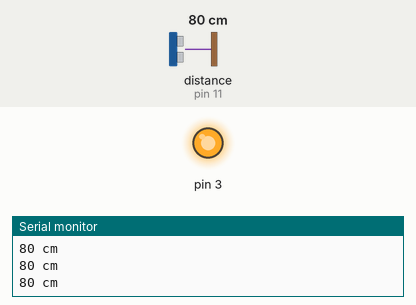
This sketch was run on a simulated Arduino Uno, built with avr-gcc and run on an emulated ATmega328P. Parts: output pins drawn as LEDs (lit = HIGH), the last lines printed to the serial monitor. Wiring (inferred from the names in the program): ultrasonic range finder: trigger pin 12; echo pin 11. The inputs (shaded band) are chosen by the test bench; at power-on: distance to the obstacle (sensor on pin 11) 80 cm. The echo pulse lasts 58.3 µs per cm; pins used as bus, display or sensor lines are not drawn.

Above: at 1.2 s.
1.3 s: distance to the obstacle (sensor on pin 11) set to 6 cm
2.8 s: distance to the obstacle (sensor on pin 11) set to 3 cm
At 4.1 s:
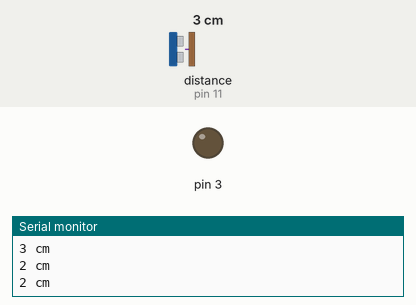
4.5 s: distance to the obstacle (sensor on pin 11) set to 9 cm
At 5.5 s:
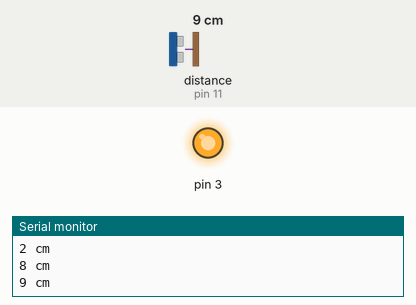
6.0 s: distance to the obstacle (sensor on pin 11) set to 2 cm
At 6.8 s:
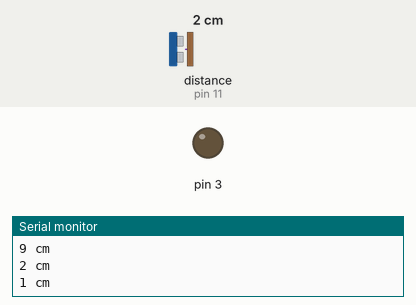
Timing chart, 0 to 8.5 s (numbered marks = the images above; inputs shaded):
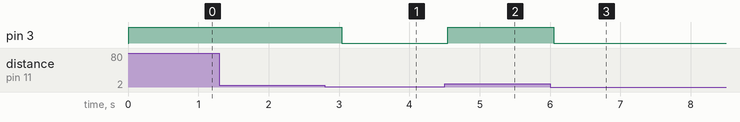

Measured:
- the behaviour switches between 5 and 4 cm on distance to the obstacle (sensor on pin 11) (found by bisection; images 0 and 1)
- after the input at 2.8 s, pin 3: HIGH → LOW after 0.24 s
- after the input at 4.5 s, pin 3: LOW → HIGH at once
- after the input at 6.0 s, pin 3: HIGH → LOW after 0.05 s

The sketch:

czyjnik_odleglosci.ino
```cpp
#define trig 12
#define echo 11
void setup() {
  Serial.begin(9600);
  pinMode(trig,OUTPUT);
  pinMode(echo,INPUT);
  pinMode(3,OUTPUT);
}

void loop() {

  Serial.print(zmierz());
  Serial.println(" cm");
  zakres(3,150);
  delay(500);

}
int zmierz(){
  long czas,dystans;
  digitalWrite(trig,LOW);
  delayMicroseconds(2);
  digitalWrite(trig,HIGH);
  delayMicroseconds(10);
  digitalWrite(trig,LOW);
  czas = pulseIn(echo,HIGH);
  dystans = czas / 58;
  return dystans;
}
void zakres(int a,int b){
  int x = zmierz();
  if( x > a && x < b){
      digitalWrite(3,HIGH);
  } else {
      digitalWrite(3,LOW);
  }
}
```
